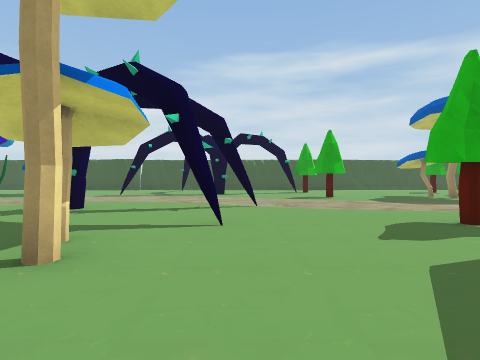
view 1 (above)

19 first-person views from a walk through a 3-D level made in the Unity game engine. The camera is 1.3 m above the floor, looks level and sees 80° across. The floor is counted in squares, 2 m on a side. Each view is taken from the middle of a square. On the plan, view 1 faces up. The plan holds only what a view shows up to about 9 squares ahead; the rest is blank. The place goes on beyond the plan. Some animated figures are left out.

view 2
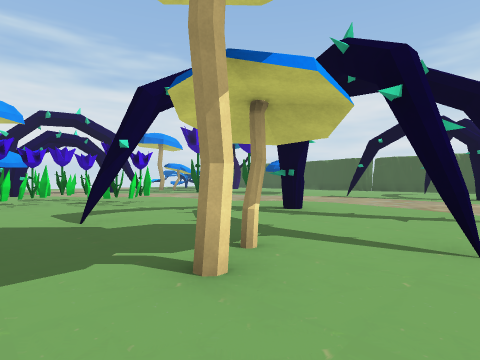

view 3
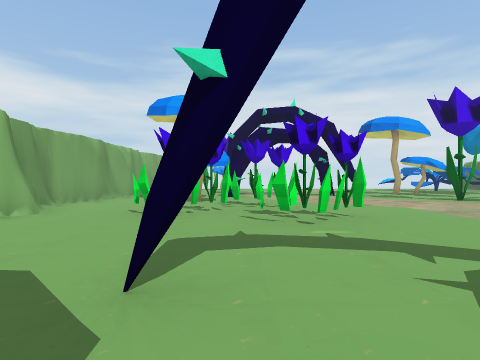

view 4
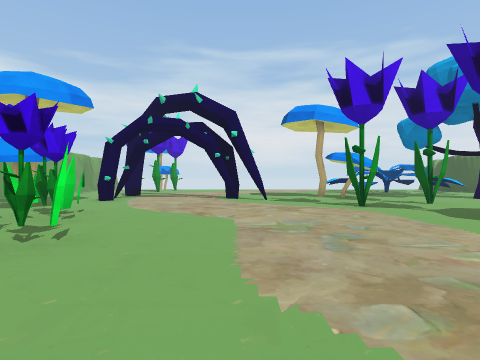

view 5
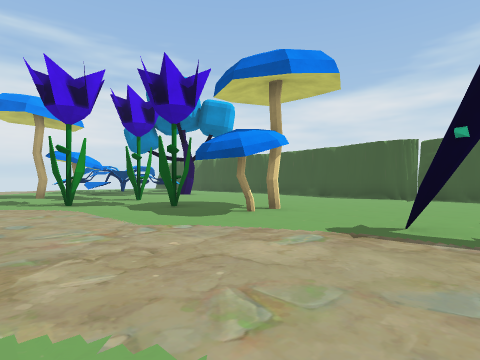

view 6
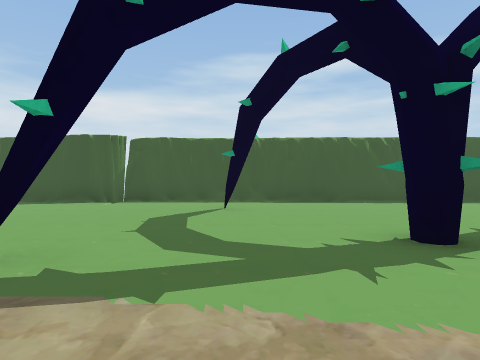

view 7
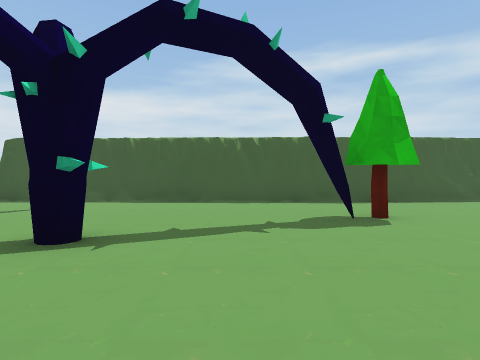

view 8
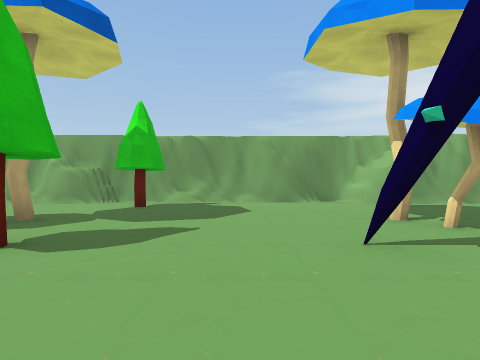

view 9
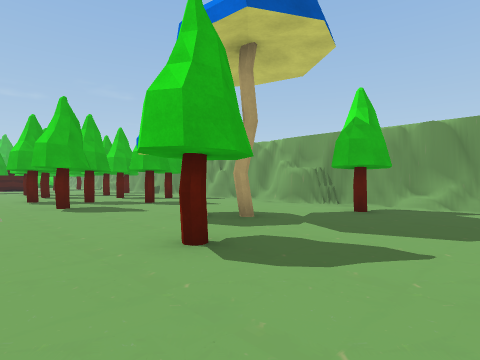

view 10
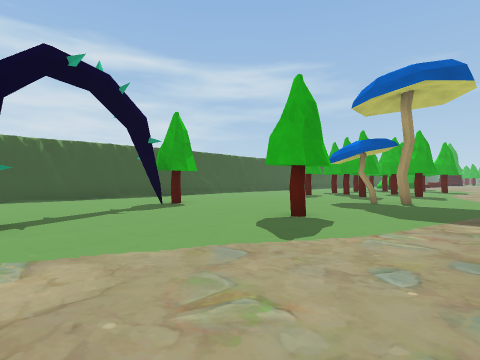

view 11
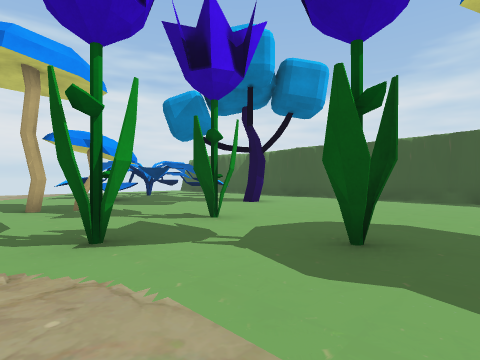

view 12
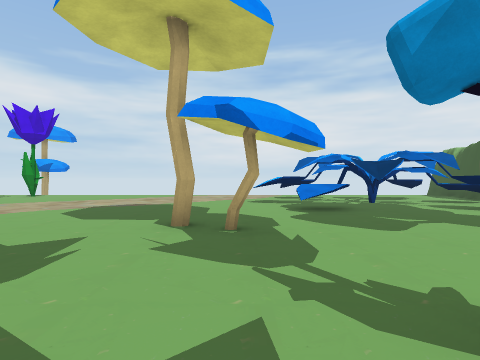

view 13
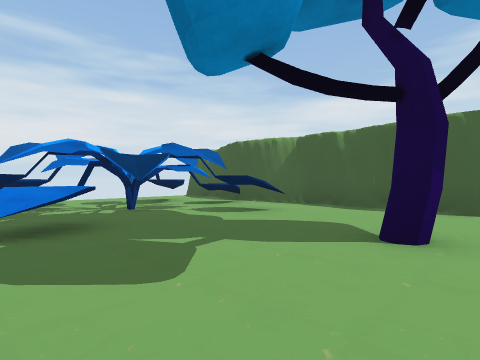

view 14
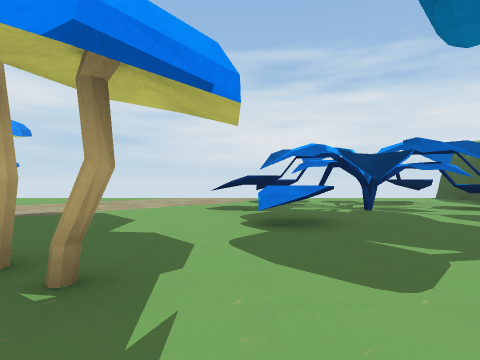

view 15
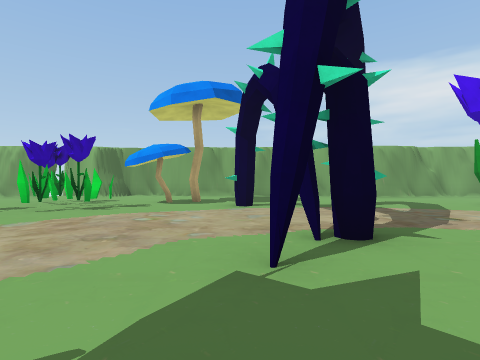

view 16
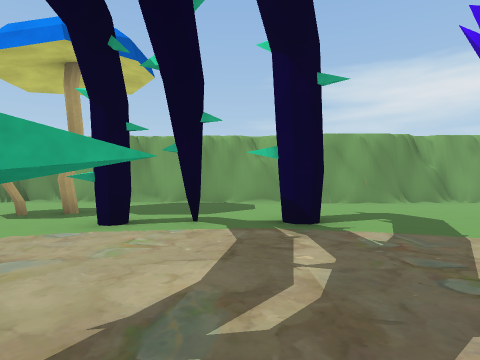

view 17
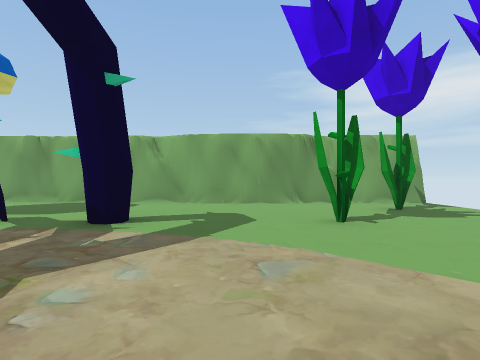

view 18
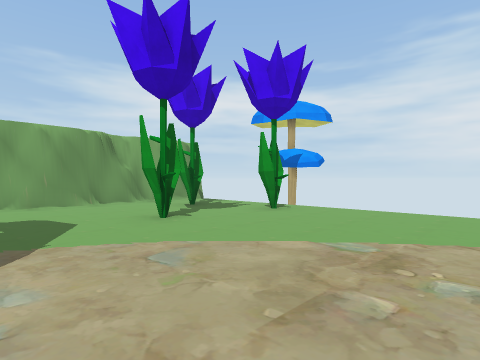

view 19
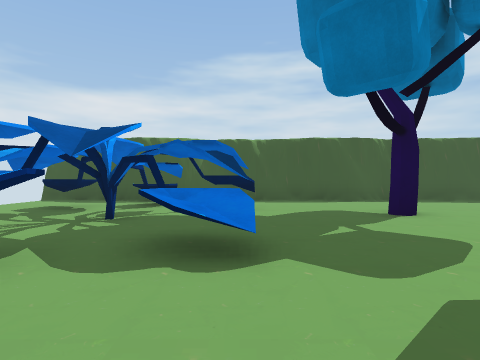

### Floor plan
Key: @ floor where view 1 was taken; # wall or solid block; . floor; ^ raised ledge; T tree; P plant; O other object.
Columns run from 24 left of view 1 to 8 right of it. Each row starts with its distance up from view 1.
 20  ##
 19  .###############################
 18 ....^............................
 17 ..^.^.^.........................
 16  .^..^^..............#.........
 15 ....#....T.................T..
 14 ......#........................
 13   ^#.^^.........#......#.......
 12  ...^#.....P..P....#.............
 11  .......#..................T...#.
 10  ...........P....................
  9  ................................
  8  ..............................
  7  ........#..............#.....
  6 ....................#..........
  5 .................................
  4 ..............O..P......#..T....T
  3 .O.O...#..#...O....#..#......#...
  2 ...O........#..P.................
  1 ..O..............................
  0 ........................@..T.....
 -1 ....###.........#.####.......###.
 -2 ##### ###########    #########

Positions as (right, up) in squares from view 1, and headings:
1: (0, 0), facing up
2: (0, 1), facing up-left
3: (-3, 3), facing left
4: (-5, 7), facing left
5: (-4, 8), facing up-left
6: (-3, 10), facing up
7: (1, 10), facing up
8: (1, 7), facing down
9: (1, 6), facing down-right
10: (-1, 8), facing up-right
11: (-9, 9), facing up-left
12: (-12, 11), facing left
13: (-14, 12), facing up-left
14: (-14, 12), facing left
15: (-14, 10), facing down
16: (-16, 7), facing down
17: (-19, 7), facing down
18: (-18, 7), facing down-left
19: (-18, 10), facing up
